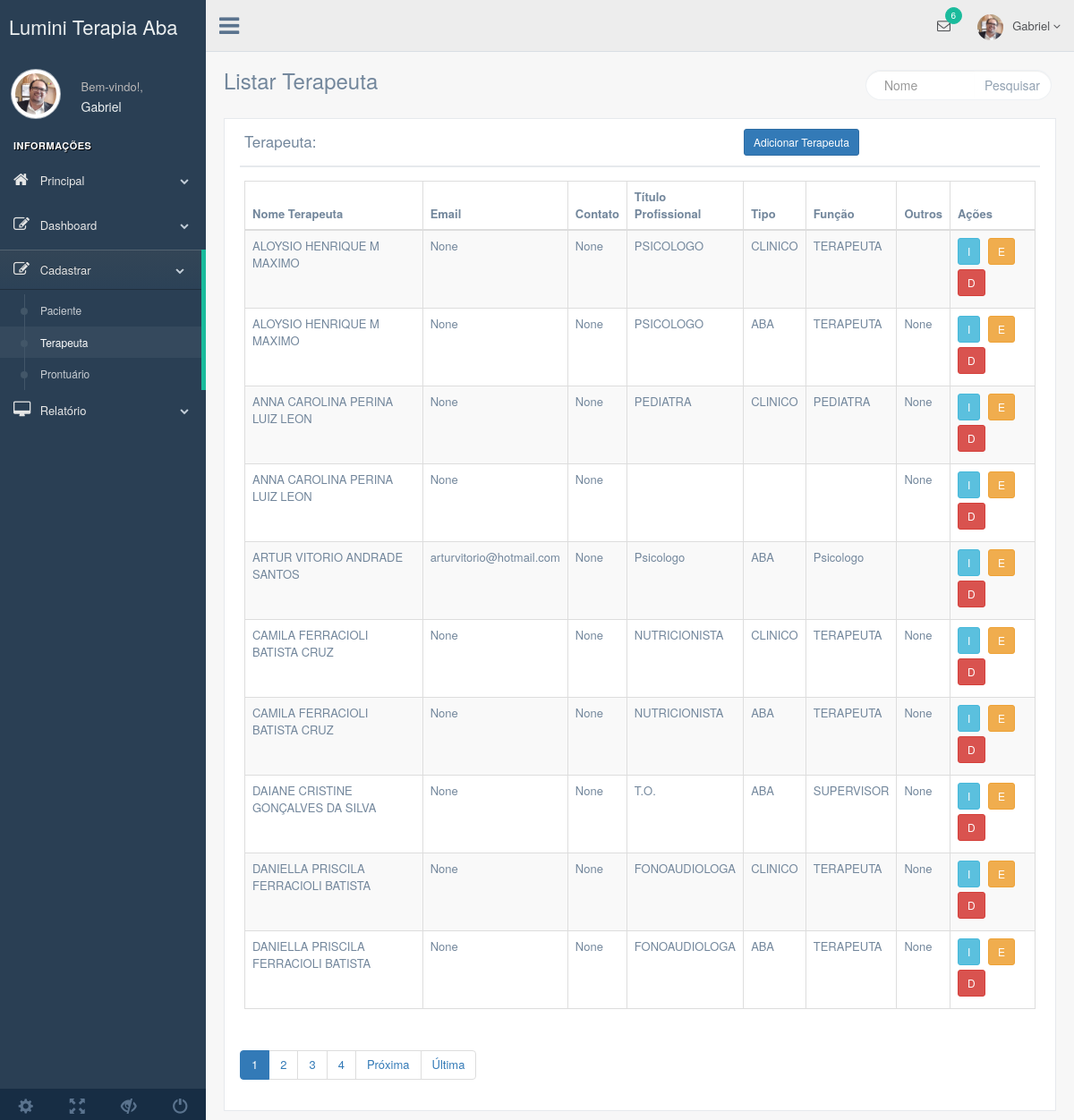
Page /terapeuta/list/ on the committed database.
### terapeutas/models.py (models this page shows, shortened)
class Terapeuta(models.Model):
    nome_terapeuta = models.CharField(max_length=100)
    email = models.CharField(max_length=100, blank=True, null=True)
    contato = models.CharField(max_length=100, blank=True, null=True)
    titulo_profissional = models.CharField(max_length=100)
    tipo = models.CharField(max_length=100)
    funcao = models.CharField(max_length=100)
    acordo = models.CharField(max_length=100, blank=True, null=True)
    valor = models.DecimalField(max_digits=20, decimal_places=2, blank=True, null=True)
    registro_classe = models.CharField(max_length=100, blank=True, null=True)
    conselho_classe = models.CharField(max_length=100, blank=True, null=True)
    dados_bancarios = models.CharField(max_length=100, blank=True, null=True)
    documentos = models.ImageField(upload_to='documentos_terapeuta/', blank=True, null=True)
    outros = models.TextField(null=True, blank=True)
    metric_terapeuta = models.IntegerField(default=0, editable=False)
    class Meta:
        ordering = ['nome_terapeuta']

### terapeutas/views.py (the view)
# urls.py: path('terapeuta/list/', views.TerapeutaListView.as_view(), name='terapeuta-list'),
class TerapeutaListView(ListView):
    model = models.Terapeuta
    template_name = 'terapeuta-list.html'
    context_object_name = 'terapeutas'
    paginate_by = 10
    def get_queryset(self):
        queryset = super().get_queryset()
        nome_terapeuta = self.request.GET.get('nome_terapeuta')
        if nome_terapeuta:
            queryset = queryset.filter(nome_terapeuta__icontains=nome_terapeuta)
        return queryset

### terapeutas/templates/terapeuta-list.html (shortened to what this page needs)
{% extends 'componentes/base_site.html' %}
{% block content %}
<div class="right_col" role="main">
    <div class="">
        <div class="page-title">
            <div class="title_left">
                <h3>Listar Terapeuta</h3>
            </div>
            <div class="title_right">
                <div class="col-md-5 col-sm-5 col-xs-12 form-group pull-right top_search">
                    <div class="input-group">
                        <input type="text" class="form-control" name="nome" placeholder="Nome"
                            value="{{ request.GET.nome }}">
                        <span class="input-group-btn">
                            <button class="btn btn-default" type="button">Pesquisar</button>
                        </span>
                    </div>
                </div>
            </div>
        </div>
        <div class="clearfix"></div>
        <div class="row">
            <div class="col-md-12 col-sm-12 col-xs-12">
                <div class="x_panel">
                    <div class="x_title">
                        <h2>Terapeuta:</h2>
                        <div class="col-md-2">
                            <a href="{% url 'terapeuta-create' %}" class="btn btn-primary btn-sm">Adicionar Terapeuta</a>
                        </div>
                        <div class="clearfix"></div>
                    </div>
                    <div class="x_content">
                        <div class="table-responsive">
                            <table class="table table-striped table-bordered">
                                <thead class="thead-light">
                                    <th>Nome Terapeuta</th>
                                    <th>Email</th>
                                    <th>Contato</th>
                                    <th>Título Profissional</th>
                                    <th>Tipo</th>
                                    <th>Função</th>
                                    <th>Outros</th>
                                    <th>Ações</th>
                                </thead>
                                <tbody>
                                    {% for terapeuta in terapeutas %}
                                    <tr>
                                        <td>{{ terapeuta.nome_terapeuta }}</td>
                                        <td>{{ terapeuta.email }}</td>
                                        <td>{{ terapeuta.contato }}</td>
                                        <td>{{ terapeuta.titulo_profissional }}</td>
                                        <td>{{ terapeuta.tipo }}</td>
                                        <td>{{ terapeuta.funcao }}</td>
                                        <td>{{ terapeuta.outros }}</td>
                                        <td>
                                            <a href="{% url 'terapeuta-detail' terapeuta.id %}" class="btn btn-info btn-sm">I</a>
                                            <a href="{% url 'terapeuta-update' terapeuta.id %}" class="btn btn-warning btn-sm">E</a>
                                            <a href="{% url 'terapeuta-delete' terapeuta.id %}" class="btn btn-danger btn-sm">D</a>
                                        </td>
                                    </tr>
                                    {% endfor %}
                                </tbody>
                            </table>
                        </div>
                    </div>
                    {% include 'componentes/_pagination.html' %}
                </div>
            </div>
        </div>
    </div>
</div>
{% endblock %}

### rows in the picture
Terapeuta: nome_terapeuta "ALOYSIO HENRIQUE M MAXIMO", email "None", contato "None", titulo_profissional "PSICOLOGO", tipo "CLINICO", funcao "TERAPEUTA"
Terapeuta: nome_terapeuta "ALOYSIO HENRIQUE M MAXIMO", email "None", contato "None", titulo_profissional "PSICOLOGO", tipo "ABA", funcao "TERAPEUTA", outros "None"
Terapeuta: nome_terapeuta "ANNA CAROLINA PERINA LUIZ LEON", email "None", contato "None", titulo_profissional "PEDIATRA", tipo "CLINICO", funcao "PEDIATRA", outros "None"
Terapeuta: nome_terapeuta "ANNA CAROLINA PERINA LUIZ LEON", email "None", contato "None", outros "None"
Terapeuta: nome_terapeuta "ARTUR VITORIO ANDRADE SANTOS", email "arturvitorio@hotmail.com", contato "None", titulo_profissional "Psicologo", tipo "ABA", funcao "Psicologo"
Terapeuta: nome_terapeuta "CAMILA FERRACIOLI BATISTA CRUZ", email "None", contato "None", titulo_profissional "NUTRICIONISTA", tipo "CLINICO", funcao "TERAPEUTA", outros "None"
Terapeuta: nome_terapeuta "CAMILA FERRACIOLI BATISTA CRUZ", email "None", contato "None", titulo_profissional "NUTRICIONISTA", tipo "ABA", funcao "TERAPEUTA", outros "None"
Terapeuta: nome_terapeuta "DAIANE CRISTINE GONÇALVES DA SILVA", email "None", contato "None", titulo_profissional "T.O.", tipo "ABA", funcao "SUPERVISOR", outros "None"
Terapeuta: nome_terapeuta "DANIELLA PRISCILA FERRACIOLI BATISTA", email "None", contato "None", titulo_profissional "FONOAUDIOLOGA", tipo "CLINICO", funcao "TERAPEUTA", outros "None"
Terapeuta: nome_terapeuta "DANIELLA PRISCILA FERRACIOLI BATISTA", email "None", contato "None", titulo_profissional "FONOAUDIOLOGA", tipo "ABA", funcao "TERAPEUTA", outros "None"

### other values in the picture
{{ page_number }} "1"
{{ page_number }} "2" "3" "4"
